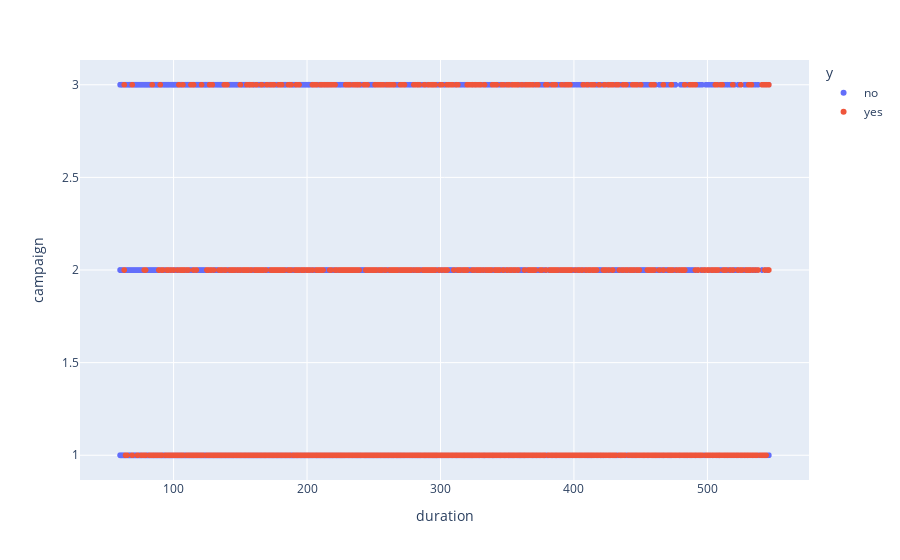

The code cell stored with this chart in its notebook:
### Code cell
fig = px.scatter(training, y="campaign", x="duration", color="y")
fig.show()

### Figure 1 — Plotly figure (JSON) as saved in the notebook; plotly's stock layout.template omitted (floating-point values rounded to 4 significant figures; data arrays with more than 128 entries replaced by an {"elided": "..."} marker saying what was removed)
{"data": [{"hovertemplate": "y=no<br>duration=%{x}<br>campaign=%{y}<extra></extra>", "legendgroup": "no", "marker": {"color": "#636efa", "symbol": "circle"}, "mode": "markers", "name": "no", "showlegend": true, "type": "scattergl", "x": {"elided": "16270 float values"}, "xaxis": "x", "y": {"elided": "16270 int values"}, "yaxis": "y"}, {"hovertemplate": "y=yes<br>duration=%{x}<br>campaign=%{y}<extra></extra>", "legendgroup": "yes", "marker": {"color": "#EF553B", "symbol": "circle"}, "mode": "markers", "name": "yes", "showlegend": true, "type": "scattergl", "x": {"elided": "1595 int values"}, "xaxis": "x", "y": {"elided": "1595 int values"}, "yaxis": "y"}], "layout": {"legend": {"title": {"text": "y"}, "tracegroupgap": 0}, "margin": {"t": 60}, "xaxis": {"anchor": "y", "domain": [0, 1], "title": {"text": "duration"}}, "yaxis": {"anchor": "x", "domain": [0, 1], "title": {"text": "campaign"}}}}
